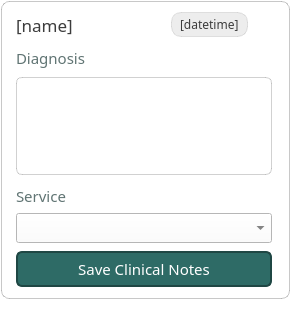
<?xml version="1.0" encoding="UTF-8"?>
<ui version="4.0">
 <class>item_treatment</class>
 <widget class="QWidget" name="item_treatment">
  <property name="geometry">
   <rect>
    <x>0</x>
    <y>0</y>
    <width>300</width>
    <height>309</height>
   </rect>
  </property>
  <property name="minimumSize">
   <size>
    <width>300</width>
    <height>300</height>
   </size>
  </property>
  <property name="maximumSize">
   <size>
    <width>300</width>
    <height>309</height>
   </size>
  </property>
  <property name="palette">
   <palette>
    <active>
     <colorrole role="WindowText">
      <brush brushstyle="SolidPattern">
       <color alpha="255">
        <red>60</red>
        <green>60</green>
        <blue>60</blue>
       </color>
      </brush>
     </colorrole>
     <colorrole role="Button">
      <brush brushstyle="SolidPattern">
       <color alpha="255">
        <red>255</red>
        <green>255</green>
        <blue>255</blue>
       </color>
      </brush>
     </colorrole>
     <colorrole role="Light">
      <brush brushstyle="SolidPattern">
       <color alpha="255">
        <red>255</red>
        <green>255</green>
        <blue>255</blue>
       </color>
      </brush>
     </colorrole>
     <colorrole role="Midlight">
      <brush brushstyle="SolidPattern">
       <color alpha="255">
        <red>255</red>
        <green>255</green>
        <blue>255</blue>
       </color>
      </brush>
     </colorrole>
     <colorrole role="Dark">
      <brush brushstyle="SolidPattern">
       <color alpha="255">
        <red>127</red>
        <green>127</green>
        <blue>127</blue>
       </color>
      </brush>
     </colorrole>
     <colorrole role="Mid">
      <brush brushstyle="SolidPattern">
       <color alpha="255">
        <red>170</red>
        <green>170</green>
        <blue>170</blue>
       </color>
      </brush>
     </colorrole>
     <colorrole role="Text">
      <brush brushstyle="SolidPattern">
       <color alpha="255">
        <red>60</red>
        <green>60</green>
        <blue>60</blue>
       </color>
      </brush>
     </colorrole>
     <colorrole role="BrightText">
      <brush brushstyle="SolidPattern">
       <color alpha="255">
        <red>255</red>
        <green>255</green>
        <blue>255</blue>
       </color>
      </brush>
     </colorrole>
     <colorrole role="ButtonText">
      <brush brushstyle="SolidPattern">
       <color alpha="255">
        <red>60</red>
        <green>60</green>
        <blue>60</blue>
       </color>
      </brush>
     </colorrole>
     <colorrole role="Base">
      <brush brushstyle="SolidPattern">
       <color alpha="255">
        <red>255</red>
        <green>255</green>
        <blue>255</blue>
       </color>
      </brush>
     </colorrole>
     <colorrole role="Window">
      <brush brushstyle="SolidPattern">
       <color alpha="255">
        <red>255</red>
        <green>255</green>
        <blue>255</blue>
       </color>
      </brush>
     </colorrole>
     <colorrole role="Shadow">
      <brush brushstyle="SolidPattern">
       <color alpha="255">
        <red>0</red>
        <green>0</green>
        <blue>0</blue>
       </color>
      </brush>
     </colorrole>
     <colorrole role="AlternateBase">
      <brush brushstyle="SolidPattern">
       <color alpha="255">
        <red>255</red>
        <green>255</green>
        <blue>255</blue>
       </color>
      </brush>
     </colorrole>
     <colorrole role="ToolTipBase">
      <brush brushstyle="SolidPattern">
       <color alpha="255">
        <red>255</red>
        <green>255</green>
        <blue>220</blue>
       </color>
      </brush>
     </colorrole>
     <colorrole role="ToolTipText">
      <brush brushstyle="SolidPattern">
       <color alpha="255">
        <red>0</red>
        <green>0</green>
        <blue>0</blue>
       </color>
      </brush>
     </colorrole>
     <colorrole role="PlaceholderText">
      <brush brushstyle="SolidPattern">
       <color alpha="128">
        <red>60</red>
        <green>60</green>
        <blue>60</blue>
       </color>
      </brush>
     </colorrole>
     <colorrole role="Accent">
      <brush brushstyle="SolidPattern">
       <color alpha="255">
        <red>255</red>
        <green>255</green>
        <blue>255</blue>
       </color>
      </brush>
     </colorrole>
    </active>
    <inactive>
     <colorrole role="WindowText">
      <brush brushstyle="SolidPattern">
       <color alpha="255">
        <red>60</red>
        <green>60</green>
        <blue>60</blue>
       </color>
      </brush>
     </colorrole>
     <colorrole role="Button">
      <brush brushstyle="SolidPattern">
       <color alpha="255">
        <red>255</red>
        <green>255</green>
        <blue>255</blue>
       </color>
      </brush>
     </colorrole>
     <colorrole role="Light">
      <brush brushstyle="SolidPattern">
       <color alpha="255">
        <red>255</red>
        <green>255</green>
        <blue>255</blue>
       </color>
      </brush>
     </colorrole>
     <colorrole role="Midlight">
      <brush brushstyle="SolidPattern">
       <color alpha="255">
        <red>255</red>
        <green>255</green>
        <blue>255</blue>
       </color>
      </brush>
     </colorrole>
     <colorrole role="Dark">
      <brush brushstyle="SolidPattern">
       <color alpha="255">
        <red>127</red>
        <green>127</green>
        <blue>127</blue>
       </color>
      </brush>
     </colorrole>
     <colorrole role="Mid">
      <brush brushstyle="SolidPattern">
       <color alpha="255">
        <red>170</red>
        <green>170</green>
        <blue>170</blue>
       </color>
      </brush>
     </colorrole>
     <colorrole role="Text">
      <brush brushstyle="SolidPattern">
       <color alpha="255">
        <red>60</red>
        <green>60</green>
        <blue>60</blue>
       </color>
      </brush>
     </colorrole>
     <colorrole role="BrightText">
      <brush brushstyle="SolidPattern">
       <color alpha="255">
        <red>255</red>
        <green>255</green>
        <blue>255</blue>
       </color>
      </brush>
     </colorrole>
     <colorrole role="ButtonText">
      <brush brushstyle="SolidPattern">
       <color alpha="255">
        <red>60</red>
        <green>60</green>
        <blue>60</blue>
       </color>
      </brush>
     </colorrole>
     <colorrole role="Base">
      <brush brushstyle="SolidPattern">
       <color alpha="255">
        <red>255</red>
        <green>255</green>
        <blue>255</blue>
       </color>
      </brush>
     </colorrole>
     <colorrole role="Window">
      <brush brushstyle="SolidPattern">
       <color alpha="255">
        <red>255</red>
        <green>255</green>
        <blue>255</blue>
       </color>
      </brush>
     </colorrole>
     <colorrole role="Shadow">
      <brush brushstyle="SolidPattern">
       <color alpha="255">
        <red>0</red>
        <green>0</green>
        <blue>0</blue>
       </color>
      </brush>
     </colorrole>
     <colorrole role="AlternateBase">
      <brush brushstyle="SolidPattern">
       <color alpha="255">
        <red>255</red>
        <green>255</green>
        <blue>255</blue>
       </color>
      </brush>
     </colorrole>
     <colorrole role="ToolTipBase">
      <brush brushstyle="SolidPattern">
       <color alpha="255">
        <red>255</red>
        <green>255</green>
        <blue>220</blue>
       </color>
      </brush>
     </colorrole>
     <colorrole role="ToolTipText">
      <brush brushstyle="SolidPattern">
       <color alpha="255">
        <red>0</red>
        <green>0</green>
        <blue>0</blue>
       </color>
      </brush>
     </colorrole>
     <colorrole role="PlaceholderText">
      <brush brushstyle="SolidPattern">
       <color alpha="128">
        <red>60</red>
        <green>60</green>
        <blue>60</blue>
       </color>
      </brush>
     </colorrole>
     <colorrole role="Accent">
      <brush brushstyle="SolidPattern">
       <color alpha="255">
        <red>255</red>
        <green>255</green>
        <blue>255</blue>
       </color>
      </brush>
     </colorrole>
    </inactive>
    <disabled>
     <colorrole role="WindowText">
      <brush brushstyle="SolidPattern">
       <color alpha="255">
        <red>60</red>
        <green>60</green>
        <blue>60</blue>
       </color>
      </brush>
     </colorrole>
     <colorrole role="Button">
      <brush brushstyle="SolidPattern">
       <color alpha="255">
        <red>255</red>
        <green>255</green>
        <blue>255</blue>
       </color>
      </brush>
     </colorrole>
     <colorrole role="Light">
      <brush brushstyle="SolidPattern">
       <color alpha="255">
        <red>255</red>
        <green>255</green>
        <blue>255</blue>
       </color>
      </brush>
     </colorrole>
     <colorrole role="Midlight">
      <brush brushstyle="SolidPattern">
       <color alpha="255">
        <red>255</red>
        <green>255</green>
        <blue>255</blue>
       </color>
      </brush>
     </colorrole>
     <colorrole role="Dark">
      <brush brushstyle="SolidPattern">
       <color alpha="255">
        <red>127</red>
        <green>127</green>
        <blue>127</blue>
       </color>
      </brush>
     </colorrole>
     <colorrole role="Mid">
      <brush brushstyle="SolidPattern">
       <color alpha="255">
        <red>170</red>
        <green>170</green>
        <blue>170</blue>
       </color>
      </brush>
     </colorrole>
     <colorrole role="Text">
      <brush brushstyle="SolidPattern">
       <color alpha="255">
        <red>60</red>
        <green>60</green>
        <blue>60</blue>
       </color>
      </brush>
     </colorrole>
     <colorrole role="BrightText">
      <brush brushstyle="SolidPattern">
       <color alpha="255">
        <red>255</red>
        <green>255</green>
        <blue>255</blue>
       </color>
      </brush>
     </colorrole>
     <colorrole role="ButtonText">
      <brush brushstyle="SolidPattern">
       <color alpha="255">
        <red>60</red>
        <green>60</green>
        <blue>60</blue>
       </color>
      </brush>
     </colorrole>
     <colorrole role="Base">
      <brush brushstyle="SolidPattern">
       <color alpha="255">
        <red>255</red>
        <green>255</green>
        <blue>255</blue>
       </color>
      </brush>
     </colorrole>
     <colorrole role="Window">
      <brush brushstyle="SolidPattern">
       <color alpha="255">
        <red>255</red>
        <green>255</green>
        <blue>255</blue>
       </color>
      </brush>
     </colorrole>
     <colorrole role="Shadow">
      <brush brushstyle="SolidPattern">
       <color alpha="255">
        <red>0</red>
        <green>0</green>
        <blue>0</blue>
       </color>
      </brush>
     </colorrole>
     <colorrole role="AlternateBase">
      <brush brushstyle="SolidPattern">
       <color alpha="255">
        <red>255</red>
        <green>255</green>
        <blue>255</blue>
       </color>
      </brush>
     </colorrole>
     <colorrole role="ToolTipBase">
      <brush brushstyle="SolidPattern">
       <color alpha="255">
        <red>255</red>
        <green>255</green>
        <blue>220</blue>
       </color>
      </brush>
     </colorrole>
     <colorrole role="ToolTipText">
      <brush brushstyle="SolidPattern">
       <color alpha="255">
        <red>0</red>
        <green>0</green>
        <blue>0</blue>
       </color>
      </brush>
     </colorrole>
     <colorrole role="PlaceholderText">
      <brush brushstyle="SolidPattern">
       <color alpha="128">
        <red>60</red>
        <green>60</green>
        <blue>60</blue>
       </color>
      </brush>
     </colorrole>
     <colorrole role="Accent">
      <brush brushstyle="SolidPattern">
       <color alpha="255">
        <red>255</red>
        <green>255</green>
        <blue>255</blue>
       </color>
      </brush>
     </colorrole>
    </disabled>
   </palette>
  </property>
  <property name="font">
   <font>
    <family>Slate</family>
   </font>
  </property>
  <property name="windowTitle">
   <string>Form</string>
  </property>
  <property name="styleSheet">
   <string notr="true">color: rgb(60, 60, 60);</string>
  </property>
  <layout class="QVBoxLayout" name="verticalLayout">
   <property name="leftMargin">
    <number>1</number>
   </property>
   <property name="topMargin">
    <number>1</number>
   </property>
   <property name="rightMargin">
    <number>10</number>
   </property>
   <property name="bottomMargin">
    <number>10</number>
   </property>
   <item>
    <widget class="QWidget" name="container" native="true">
     <property name="font">
      <font>
       <family>Slate</family>
      </font>
     </property>
     <property name="styleSheet">
      <string notr="true">#container {
	border: 1px solid rgba(100, 100, 100, 90);
	border-radius: 8px;
	background: white;
}

#container:hover {
	border: 1px solid #B8E0DD;
}</string>
     </property>
     <layout class="QVBoxLayout" name="verticalLayout_2">
      <property name="leftMargin">
       <number>6</number>
      </property>
      <property name="bottomMargin">
       <number>6</number>
      </property>
      <item>
       <widget class="QWidget" name="header_container" native="true">
        <property name="font">
         <font>
          <family>Slate</family>
         </font>
        </property>
        <layout class="QHBoxLayout" name="horizontalLayout">
         <property name="topMargin">
          <number>2</number>
         </property>
         <property name="bottomMargin">
          <number>2</number>
         </property>
         <item>
          <widget class="QLabel" name="name_label">
           <property name="font">
            <font>
             <family>Slate Medium</family>
             <pointsize>13</pointsize>
            </font>
           </property>
           <property name="text">
            <string>[name]</string>
           </property>
          </widget>
         </item>
         <item alignment="Qt::AlignmentFlag::AlignHCenter|Qt::AlignmentFlag::AlignVCenter">
          <widget class="QWidget" name="datetime_box" native="true">
           <property name="font">
            <font>
             <family>Slate</family>
            </font>
           </property>
           <property name="styleSheet">
            <string notr="true">#datetime_box {
	border: 1px solid black;
	background: rgba(180, 180, 180, 60);
	border: 1px solid rgba(160, 160, 160, 70);
	border-radius: 10px;
}</string>
           </property>
           <layout class="QVBoxLayout" name="verticalLayout_3">
            <property name="topMargin">
             <number>4</number>
            </property>
            <property name="bottomMargin">
             <number>4</number>
            </property>
            <item>
             <widget class="QLabel" name="datetime_label">
              <property name="font">
               <font>
                <family>Slate</family>
               </font>
              </property>
              <property name="text">
               <string>[datetime]</string>
              </property>
             </widget>
            </item>
           </layout>
          </widget>
         </item>
        </layout>
       </widget>
      </item>
      <item>
       <widget class="QWidget" name="text_container" native="true">
        <property name="font">
         <font>
          <family>Slate</family>
         </font>
        </property>
        <layout class="QVBoxLayout" name="verticalLayout_4">
         <property name="spacing">
          <number>8</number>
         </property>
         <property name="topMargin">
          <number>2</number>
         </property>
         <property name="bottomMargin">
          <number>2</number>
         </property>
         <item>
          <widget class="QLabel" name="label_4">
           <property name="font">
            <font>
             <family>Slate Medium</family>
             <pointsize>11</pointsize>
             <bold>false</bold>
            </font>
           </property>
           <property name="styleSheet">
            <string notr="true">color: #607473;</string>
           </property>
           <property name="text">
            <string>Diagnosis</string>
           </property>
          </widget>
         </item>
         <item>
          <widget class="QTextEdit" name="notes_field">
           <property name="palette">
            <palette>
             <active>
              <colorrole role="WindowText">
               <brush brushstyle="SolidPattern">
                <color alpha="255">
                 <red>60</red>
                 <green>60</green>
                 <blue>60</blue>
                </color>
               </brush>
              </colorrole>
              <colorrole role="Button">
               <brush brushstyle="SolidPattern">
                <color alpha="255">
                 <red>255</red>
                 <green>255</green>
                 <blue>255</blue>
                </color>
               </brush>
              </colorrole>
              <colorrole role="Text">
               <brush brushstyle="SolidPattern">
                <color alpha="255">
                 <red>60</red>
                 <green>60</green>
                 <blue>60</blue>
                </color>
               </brush>
              </colorrole>
              <colorrole role="ButtonText">
               <brush brushstyle="SolidPattern">
                <color alpha="255">
                 <red>60</red>
                 <green>60</green>
                 <blue>60</blue>
                </color>
               </brush>
              </colorrole>
              <colorrole role="Base">
               <brush brushstyle="SolidPattern">
                <color alpha="255">
                 <red>255</red>
                 <green>255</green>
                 <blue>255</blue>
                </color>
               </brush>
              </colorrole>
              <colorrole role="Window">
               <brush brushstyle="SolidPattern">
                <color alpha="255">
                 <red>255</red>
                 <green>255</green>
                 <blue>255</blue>
                </color>
               </brush>
              </colorrole>
              <colorrole role="PlaceholderText">
               <brush brushstyle="SolidPattern">
                <color alpha="128">
                 <red>60</red>
                 <green>60</green>
                 <blue>60</blue>
                </color>
               </brush>
              </colorrole>
             </active>
             <inactive>
              <colorrole role="WindowText">
               <brush brushstyle="SolidPattern">
                <color alpha="255">
                 <red>60</red>
                 <green>60</green>
                 <blue>60</blue>
                </color>
               </brush>
              </colorrole>
              <colorrole role="Button">
               <brush brushstyle="SolidPattern">
                <color alpha="255">
                 <red>255</red>
                 <green>255</green>
                 <blue>255</blue>
                </color>
               </brush>
              </colorrole>
              <colorrole role="Text">
               <brush brushstyle="SolidPattern">
                <color alpha="255">
                 <red>60</red>
                 <green>60</green>
                 <blue>60</blue>
                </color>
               </brush>
              </colorrole>
              <colorrole role="ButtonText">
               <brush brushstyle="SolidPattern">
                <color alpha="255">
                 <red>60</red>
                 <green>60</green>
                 <blue>60</blue>
                </color>
               </brush>
              </colorrole>
              <colorrole role="Base">
               <brush brushstyle="SolidPattern">
                <color alpha="255">
                 <red>255</red>
                 <green>255</green>
                 <blue>255</blue>
                </color>
               </brush>
              </colorrole>
              <colorrole role="Window">
               <brush brushstyle="SolidPattern">
                <color alpha="255">
                 <red>255</red>
                 <green>255</green>
                 <blue>255</blue>
                </color>
               </brush>
              </colorrole>
              <colorrole role="PlaceholderText">
               <brush brushstyle="SolidPattern">
                <color alpha="128">
                 <red>60</red>
                 <green>60</green>
                 <blue>60</blue>
                </color>
               </brush>
              </colorrole>
             </inactive>
             <disabled>
              <colorrole role="WindowText">
               <brush brushstyle="SolidPattern">
                <color alpha="255">
                 <red>60</red>
                 <green>60</green>
                 <blue>60</blue>
                </color>
               </brush>
              </colorrole>
              <colorrole role="Button">
               <brush brushstyle="SolidPattern">
                <color alpha="255">
                 <red>255</red>
                 <green>255</green>
                 <blue>255</blue>
                </color>
               </brush>
              </colorrole>
              <colorrole role="Text">
               <brush brushstyle="SolidPattern">
                <color alpha="255">
                 <red>60</red>
                 <green>60</green>
                 <blue>60</blue>
                </color>
               </brush>
              </colorrole>
              <colorrole role="ButtonText">
               <brush brushstyle="SolidPattern">
                <color alpha="255">
                 <red>60</red>
                 <green>60</green>
                 <blue>60</blue>
                </color>
               </brush>
              </colorrole>
              <colorrole role="Base">
               <brush brushstyle="SolidPattern">
                <color alpha="255">
                 <red>255</red>
                 <green>255</green>
                 <blue>255</blue>
                </color>
               </brush>
              </colorrole>
              <colorrole role="Window">
               <brush brushstyle="SolidPattern">
                <color alpha="255">
                 <red>255</red>
                 <green>255</green>
                 <blue>255</blue>
                </color>
               </brush>
              </colorrole>
              <colorrole role="PlaceholderText">
               <brush brushstyle="SolidPattern">
                <color alpha="128">
                 <red>60</red>
                 <green>60</green>
                 <blue>60</blue>
                </color>
               </brush>
              </colorrole>
             </disabled>
            </palette>
           </property>
           <property name="font">
            <font>
             <family>Slate</family>
             <pointsize>11</pointsize>
            </font>
           </property>
           <property name="styleSheet">
            <string notr="true">border: 1px solid rgba(60, 60, 60, 60);
border-radius: 6px;
background: white;
padding: 5px;</string>
           </property>
          </widget>
         </item>
        </layout>
       </widget>
      </item>
      <item>
       <widget class="QWidget" name="widget_3" native="true">
        <property name="font">
         <font>
          <family>Slate</family>
         </font>
        </property>
        <layout class="QVBoxLayout" name="verticalLayout_5">
         <property name="topMargin">
          <number>2</number>
         </property>
         <property name="bottomMargin">
          <number>2</number>
         </property>
         <item>
          <widget class="QLabel" name="label_5">
           <property name="font">
            <font>
             <family>Slate Medium</family>
             <pointsize>11</pointsize>
             <bold>false</bold>
            </font>
           </property>
           <property name="styleSheet">
            <string notr="true">color: #607473;</string>
           </property>
           <property name="text">
            <string>Service</string>
           </property>
          </widget>
         </item>
         <item>
          <widget class="QComboBox" name="service_field">
           <property name="minimumSize">
            <size>
             <width>0</width>
             <height>30</height>
            </size>
           </property>
           <property name="font">
            <font>
             <family>Slate</family>
             <pointsize>11</pointsize>
            </font>
           </property>
           <property name="styleSheet">
            <string notr="true">padding-left: 5px;
background: white;</string>
           </property>
          </widget>
         </item>
        </layout>
       </widget>
      </item>
      <item>
       <widget class="QWidget" name="button_container" native="true">
        <property name="font">
         <font>
          <family>Slate</family>
         </font>
        </property>
        <layout class="QHBoxLayout" name="horizontalLayout_2">
         <property name="topMargin">
          <number>0</number>
         </property>
         <property name="bottomMargin">
          <number>6</number>
         </property>
         <item>
          <widget class="QPushButton" name="save_button">
           <property name="font">
            <font>
             <family>Slate</family>
             <pointsize>11</pointsize>
            </font>
           </property>
           <property name="cursor">
            <cursorShape>PointingHandCursor</cursorShape>
           </property>
           <property name="styleSheet">
            <string notr="true">#save_button {
	border-radius: 6px;
	color: white;
	border: 2px solid #1F4744;
	padding: 5px;
	background: #2E6B66;
}

#save_button:hover {
	border: 2px solid #1F4744;
	background: #265955;

}
#save_button:pressed {
	background: #1F4744;
	border: 2px solid #1F4744;
}</string>
           </property>
           <property name="text">
            <string>Save Clinical Notes</string>
           </property>
          </widget>
         </item>
        </layout>
       </widget>
      </item>
     </layout>
    </widget>
   </item>
  </layout>
 </widget>
 <resources/>
 <connections/>
</ui>
